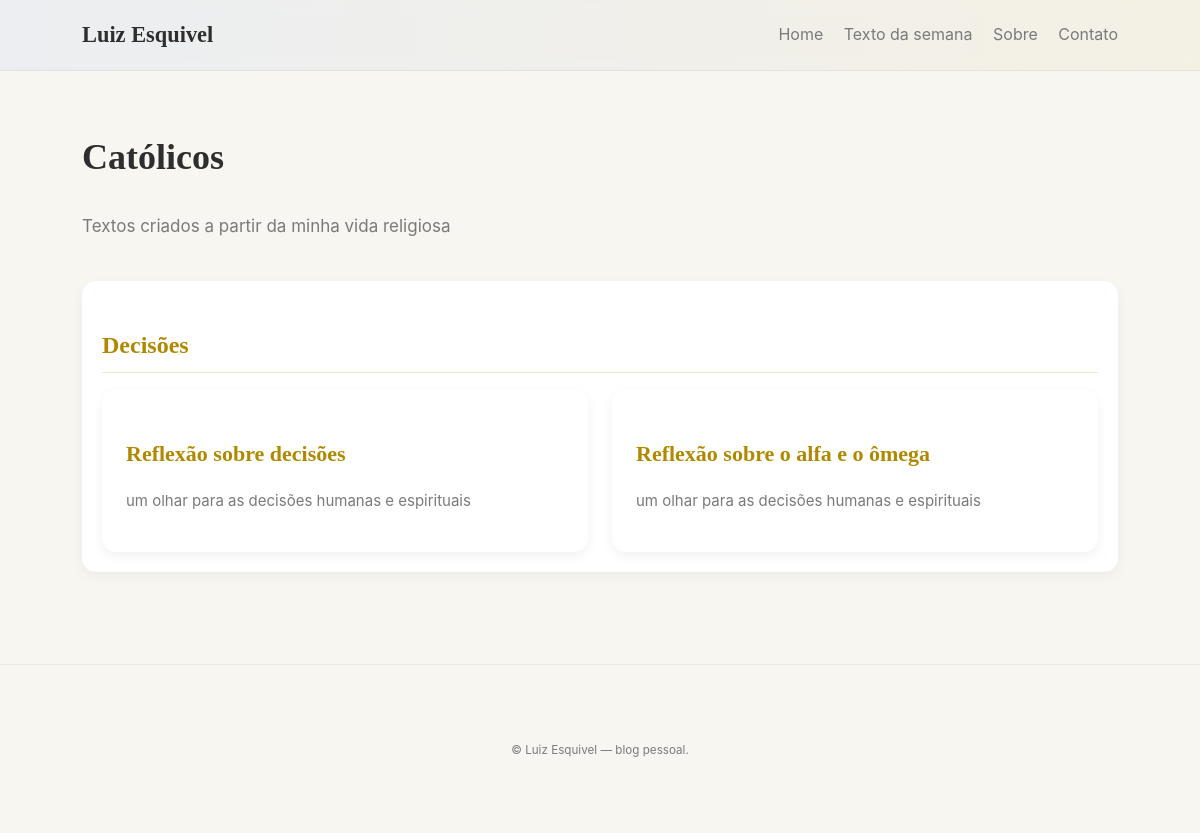
The app's page /section/2, older data.
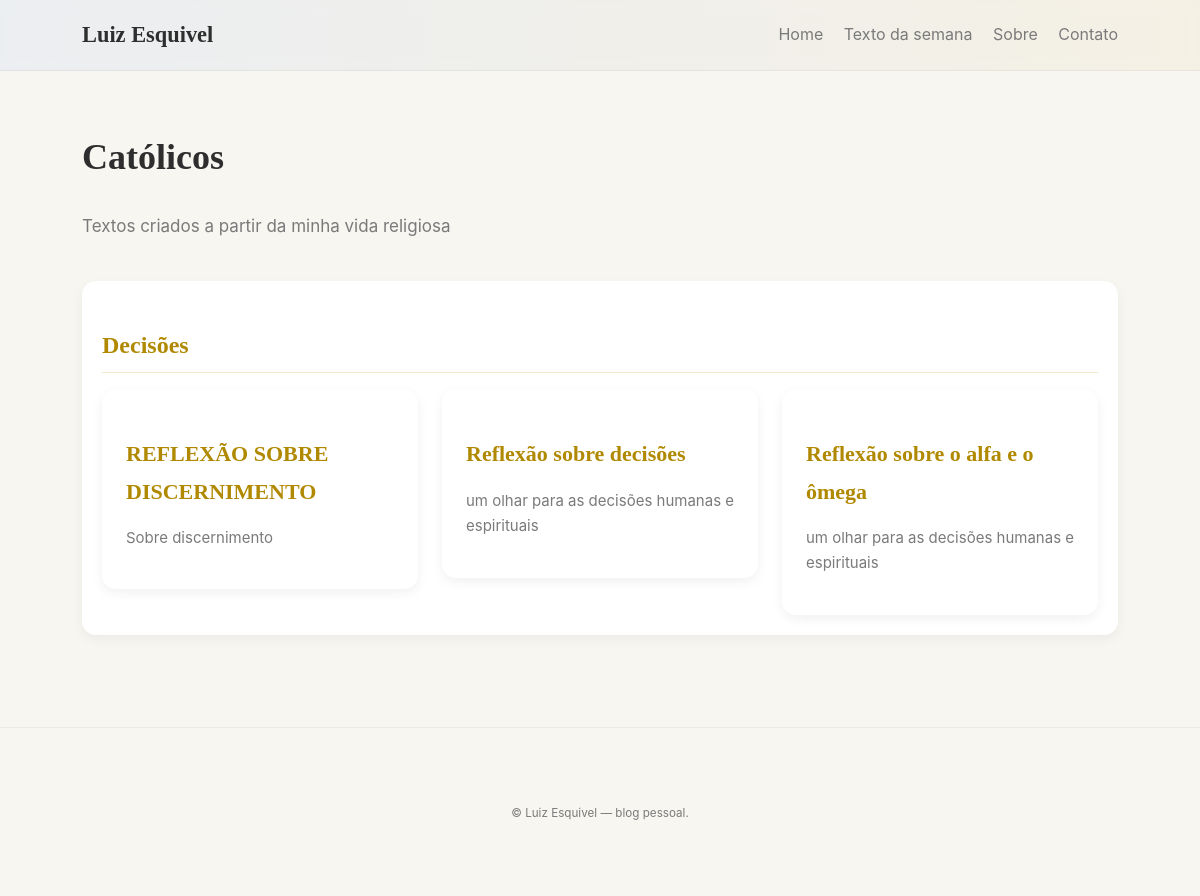
The same page, newer data.
### models.py (models this page shows)
class Section(db.Model):
    id = db.Column(db.Integer, primary_key=True)
    title = db.Column(db.String(200), unique=True, nullable=False)
    description = db.Column(db.String(500))
    created_at = db.Column(db.DateTime, default=datetime.utcnow)
    texts = db.relationship('Text', backref='section', lazy=True, cascade='all, delete-orphan')

class Text(db.Model):
    id = db.Column(db.Integer, primary_key=True)
    title = db.Column(db.String(300), nullable=False)
    subtitle = db.Column(db.String(400))
    body = db.Column(db.Text)
    published = db.Column(db.Boolean, default=False)
    section_id = db.Column(db.Integer, db.ForeignKey('section.id'), nullable=True)
    created_at = db.Column(db.DateTime, default=datetime.utcnow)

### routes/public_routes.py (the view)
@public_bp.route('/section/<int:section_id>')
def section_view(section_id):
    section = Section.query.get_or_404(section_id)
    texts = (
        Text.query.filter_by(section_id=section.id, published=True)
        .order_by(Text.created_at.desc())
        .all()
    )
    grouped = {}
    for t in texts:
        if t.subtitle and '|' in t.subtitle:
            category, subtitle = [x.strip() for x in t.subtitle.split('|', 1)]
            t.subtitle = subtitle  # atualiza só para exibição
        else:
            category = 'Diversos'
        grouped.setdefault(category, []).append(t)
    return render_template('public/section.html', section=section, grouped=grouped)

### templates/public/section.html
{% extends '_base.html' %}
{% from 'components/macros.html' import card %}
{% block content %}
<div class="fade-in">
  <h1 style="font-family: var(--font-serif); font-size:36px;">{{ section.title }}</h1>
  <p style="color: var(--muted); font-size:17px;">{{ section.description }}</p>
  {% if grouped %}
    {% for category, texts in grouped.items() %}
      <div class="category-block fade-in">
        <h3 class="category-title">{{ category }}</h3>
        <div class="section-shelf">
          {% for t in texts %}
            <a class="card-link" href="{{ url_for('public.text_view', text_id=t.id) }}">
              {{ card(t.title, t.subtitle) }}
            </a>
          {% endfor %}
        </div>
      </div>
    {% endfor %}
  {% else %}
    <div class="fade-in"><p>Sem textos publicados nesta seção.</p></div>
  {% endif %}
</div>
{% endblock %}

### templates/_base.html (shortened to what this page needs)
<!doctype html>
<html lang="pt-BR">
  <head>
    <link rel="stylesheet" href="{{ url_for('static', filename='css/main.css') }}">
  </head>
  <body>
    <header class="site-header">
      <div class="container header-inner">
        <a class="brand" href="{{ url_for('public.home') }}">Luiz Esquivel</a>
        <nav class="main-nav">
          <a href="{{ url_for('public.home') }}">Home</a>
          <a href="{{ url_for('public.texto_da_semana') }}">Texto da semana</a>
          <a href="{{ url_for('public.about') }}">Sobre</a>
          <a href="{{ url_for('public.contact') }}">Contato</a>
        </nav>
      </div>
    </header>
    <main class="container">
      {% block content %}{% endblock %}
    </main>
    <footer class="site-footer">
      <div class="container">
        <small>© {{ (caller_name if caller_name else 'Luiz Esquivel') }} — blog pessoal.</small>
      </div>
    </footer>
  </body>
</html>

### templates/components/macros.html (shortened to what this page needs)
{% macro card(title, subtitle='', body='') -%}
  <article class="card">
    <h3 class="card-title">{{ title }}</h3>
    {% if subtitle %}<p class="card-subtitle">{{ subtitle }}</p>{% endif %}
  </article>
{%- endmacro %}

### static/css/main.css (style rules this page uses)
:root { --bg: #f8f6f1; --surface: #ffffff; --text: #2e2e2e; --muted: #7a7a7a; --accent: #0b5fff; --gold: #b08900; --radius: 14px; --max-width: 1100px; --font-serif: "EB Garamond", serif; --font-sans: "Inter", sans-serif; }
* { box-sizing: border-box; }
body { margin: 0; background: var(--bg); color: var(--text); font-family: var(--font-sans); line-height: 1.7; overflow-x: hidden; }
.container { max-width: var(--max-width); margin: 0 auto; padding: 2rem; }
.site-header { background: linear-gradient(90deg, rgba(11,95,255,0.05), rgba(176,140,0,0.05)); border-bottom: 1px solid rgba(0,0,0,0.05); backdrop-filter: blur(6px); position: sticky; top: 0; z-index: 10; }
.header-inner { display: flex; justify-content: space-between; align-items: center; padding: 1rem 2rem; }
.brand { font-family: var(--font-serif); font-size: 1.4rem; color: var(--text); text-decoration: none; font-weight: 700; }
.main-nav a { margin-left: 16px; text-decoration: none; color: var(--muted); transition: color 0.3s ease; }
.section-shelf { display: grid; grid-template-columns: repeat(auto-fit, minmax(260px, 1fr)); gap: 24px; }
.card-link { text-decoration: none; color: inherit; transform: translateY(0); transition: transform 0.3s ease, box-shadow 0.3s ease; }
.card { background: var(--surface); border-radius: var(--radius); padding: 24px; box-shadow: 0 4px 12px rgba(0,0,0,0.06); }
.card-title { font-family: var(--font-serif); font-size: 22px; color: var(--gold); margin-bottom: 6px; }
.card-subtitle { color: var(--muted); font-size: 15px; }
.category-block { margin-top: 40px; padding: 20px; background: var(--surface); border-radius: var(--radius); box-shadow: 0 4px 12px rgba(0,0,0,0.05); }
.category-title { font-family: var(--font-serif); font-size: 24px; margin-bottom: 16px; color: var(--gold); border-bottom: 1px solid rgba(176,140,0,0.2); padding-bottom: 6px; }
.site-footer { text-align: center; padding: 40px 0; color: var(--muted); border-top: 1px solid rgba(0,0,0,0.05); margin-top: 60px; font-size: 14px; }
.fade-in { opacity: 0; transform: translateY(20px); transition: all 0.8s ease; }
.fade-in.visible { opacity: 1; transform: translateY(0); }
.fade-in { opacity: 1 !important; transform: none !important; }

Row changes from the older to the newer data that the page shows:
added Text: title "REFLEXÃO SOBRE DISCERNIMENTO", subtitle "Sobre discernimento"
